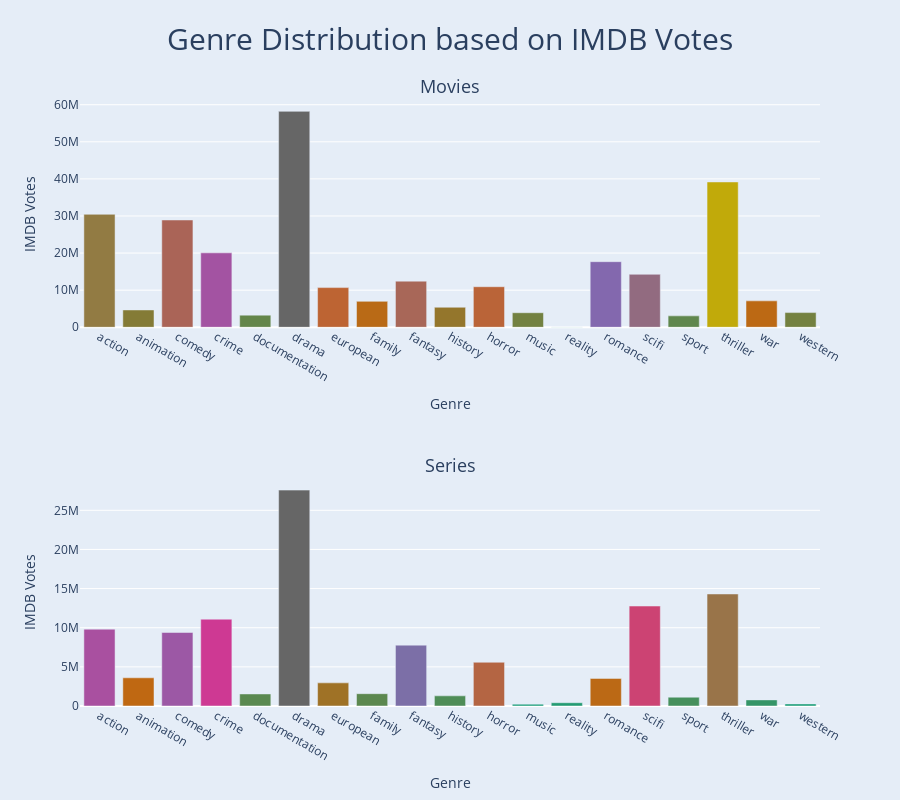

The notebook cell this image was saved under:
### Markdown cell above
#### Based on IMDB Votes

### Code cell
genre_movies_popularity_dict = {}

for i, genre in enumerate(genres):
    genre_movies_popularity_dict[genre] = df.query("type == 'MOVIE'").groupby(genre)["imdb_votes"].sum().sort_index().__getitem__(1)

genre_movies_popularity_dict = dict(sorted(genre_movies_popularity_dict.items(), key=lambda x: x[0]))

genre_series_popularity_dict = {}

for i, genre in enumerate(genres):
    genre_series_popularity_dict[genre] = df.query("type == 'SHOW'").groupby(genre)["imdb_votes"].sum().sort_index().__getitem__(1)

genre_series_popularity_dict = dict(sorted(genre_series_popularity_dict.items(), key=lambda x: x[0]))

fig = sp.make_subplots(
    rows=2, 
    cols=1,
    subplot_titles=["Movies", "Series"],
)

genre_movies_pop = go.Bar(
    x=list(genre_movies_popularity_dict.keys()),
    y=list(genre_movies_popularity_dict.values()),
    marker=dict(color=list(genre_movies_popularity_dict.values()),
                colorscale=px.colors.qualitative.Dark2),
    hoverinfo="x+y",
)

genre_series_pop = go.Bar(
    x=list(genre_series_popularity_dict.keys()),
    y=list(genre_series_popularity_dict.values()),
    marker=dict(color=list(genre_series_popularity_dict.values()),
                colorscale=px.colors.qualitative.Dark2),
    hoverinfo="x+y",
)

fig.add_trace(genre_movies_pop, row=1, col=1)
fig.update_xaxes(title_text="Genre", row=1, col=1)
fig.update_yaxes(title_text="IMDB Votes", row=1, col=1)
fig.update

fig.add_trace(genre_series_pop, row=2, col=1)
fig.update_xaxes(title_text="Genre", row=2, col=1)
fig.update_yaxes(title_text="IMDB Votes", row=2, col=1)

fig.update(
    layout_title_text="Genre Distribution based on IMDB Votes",
    layout_title_font_size=30,
    layout_title_x=0.5,
    layout_template="plotly",
    layout_showlegend=False,
    layout_height=800,
    layout_paper_bgcolor='rgb(229, 237, 247)',
    layout_plot_bgcolor='rgb(229, 237, 247)',
)

fig.update_annotations(font_size=18)

fig.show()

### Figure 1 — Plotly figure (JSON) as saved in the notebook; plotly's stock layout.template omitted (floating-point values rounded to 4 significant figures)
{"data": [{"hoverinfo": "x+y", "marker": {"color": [30450680, 4668398, 28919950, 20059418, 3266262, 58210112, 10691280, 6984749, 12434269, 5383591, 10924175, 3919010, 75810, 17679416, 14274070, 3071369, 39175170, 7114505, 3955100], "colorscale": [[0, "rgb(27,158,119)"], [0.1429, "rgb(217,95,2)"], [0.2857, "rgb(117,112,179)"], [0.4286, "rgb(231,41,138)"], [0.5714, "rgb(102,166,30)"], [0.7143, "rgb(230,171,2)"], [0.8571, "rgb(166,118,29)"], [1, "rgb(102,102,102)"]]}, "type": "bar", "x": ["action", "animation", "comedy", "crime", "documentation", "drama", "european", "family", "fantasy", "history", "horror", "music", "reality", "romance", "scifi", "sport", "thriller", "war", "western"], "xaxis": "x", "y": [30450680, 4668398, 28919950, 20059418, 3266262, 58210112, 10691280, 6984749, 12434269, 5383591, 10924175, 3919010, 75810, 17679416, 14274070, 3071369, 39175170, 7114505, 3955100], "yaxis": "y"}, {"hoverinfo": "x+y", "marker": {"color": [9815754, 3602041, 9390288, 11091314, 1539237, 27578997, 2955113, 1573947, 7774815, 1299227, 5585032, 236608, 417115, 3523677, 12770179, 1127049, 14310169, 779970, 266477], "colorscale": [[0, "rgb(27,158,119)"], [0.1429, "rgb(217,95,2)"], [0.2857, "rgb(117,112,179)"], [0.4286, "rgb(231,41,138)"], [0.5714, "rgb(102,166,30)"], [0.7143, "rgb(230,171,2)"], [0.8571, "rgb(166,118,29)"], [1, "rgb(102,102,102)"]]}, "type": "bar", "x": ["action", "animation", "comedy", "crime", "documentation", "drama", "european", "family", "fantasy", "history", "horror", "music", "reality", "romance", "scifi", "sport", "thriller", "war", "western"], "xaxis": "x2", "y": [9815754, 3602041, 9390288, 11091314, 1539237, 27578997, 2955113, 1573947, 7774815, 1299227, 5585032, 236608, 417115, 3523677, 12770179, 1127049, 14310169, 779970, 266477], "yaxis": "y2"}], "layout": {"annotations": [{"font": {"size": 18}, "showarrow": false, "text": "Movies", "x": 0.5, "xanchor": "center", "xref": "paper", "y": 1, "yanchor": "bottom", "yref": "paper"}, {"font": {"size": 18}, "showarrow": false, "text": "Series", "x": 0.5, "xanchor": "center", "xref": "paper", "y": 0.375, "yanchor": "bottom", "yref": "paper"}], "height": 800, "paper_bgcolor": "rgb(229, 237, 247)", "plot_bgcolor": "rgb(229, 237, 247)", "showlegend": false, "title": {"font": {"size": 30}, "text": "Genre Distribution based on IMDB Votes", "x": 0.5}, "xaxis": {"anchor": "y", "domain": [0, 1], "title": {"text": "Genre"}}, "xaxis2": {"anchor": "y2", "domain": [0, 1], "title": {"text": "Genre"}}, "yaxis": {"anchor": "x", "domain": [0.625, 1], "title": {"text": "IMDB Votes"}}, "yaxis2": {"anchor": "x2", "domain": [0, 0.375], "title": {"text": "IMDB Votes"}}}}
